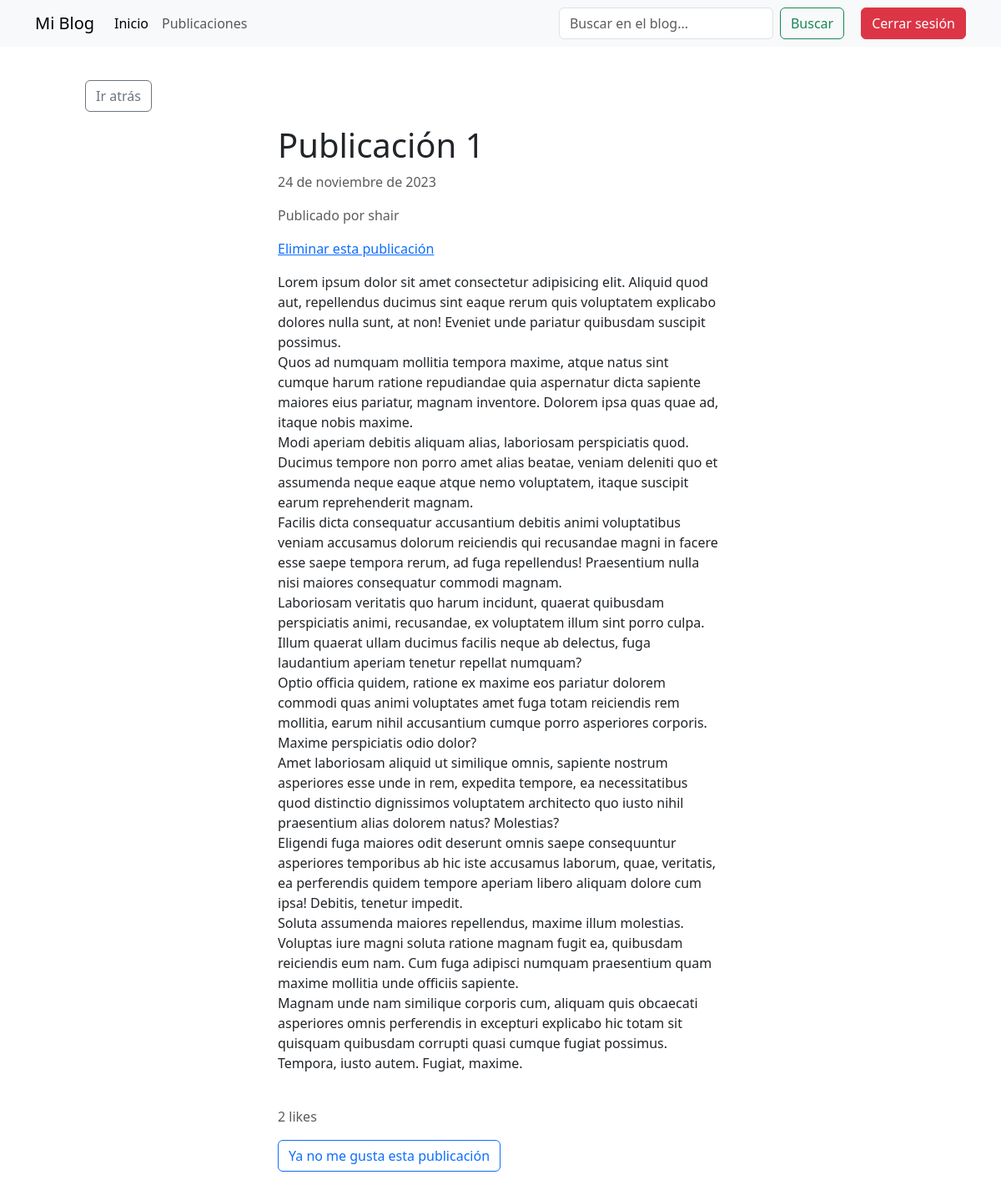
/1/ (signed in), run on the app's committed database.
### blog/models.py (models this page shows)
class Post(models.Model):
    title = models.CharField(max_length=255)
    content = HTMLField()
    date = models.DateField(auto_now_add=True)
    author = models.ForeignKey(User, on_delete=models.CASCADE)
    featured = models.BooleanField(default=False)
    likes = models.ManyToManyField(User, related_name='likes', blank=True)

### blog/views.py (the view)
# urls.py: path('<int:pk>/', DetailPostView.as_view(), name='detail_post'),
class DetailPostView(DetailView):
    model = Post
    template_name = 'blog/blog_post.html'
    def get_context_data(self, *args, **kwargs):
        context = super(DetailPostView, self).get_context_data(*args, **kwargs)
        context['liked_by_user'] = False
        post = Post.objects.get(id=self.kwargs.get('pk'))
        if post.likes.filter(pk=self.request.user.id).exists():
            context['liked_by_user'] = True
        return context

### blog/templates/blog/blog_post.html (shortened to what this page needs)
{% extends 'blog/base.html' %} {% block content %}
<div class="row">
  <div class="col-md-4 col-12 mx-md-5 mx-2 mt-md-3 my-3">
    <a class="btn btn-outline-secondary" href="{% url 'index' %}">Ir atrás</a>
  </div>
</div>
<div class="row">
  <div class="col-md-6 col-11 mx-md-auto mb-3 pb-2 mx-3">
    <h1>{{ object.title }}</h1>
    <p class="text-muted">{{ object.date }}</p>
    <p class="text-muted">Publicado por {{ object.author.username }}</p>
    {% if request.user.username == object.author.username %}
    <div class="pb-3">
      <a href="{% url 'delete_post' object.pk %}">Eliminar esta publicación</a>
    </div>
    {% endif %}
    <div>{{ object.content|safe }}</div>
  </div>
</div>
<div class="row my-3">
  <div class="col-md-6 col-12 mx-md-auto mx-3">
    {% if object.likes.count == 1 %}
    <p class="text-muted">{{ object.likes.count }} like</p>
    {% else %}
    <p class="text-muted">{{ object.likes.count }} likes</p>
    {% endif %} {% if request.user.is_authenticated %} {% if liked_by_user %}
    <form method="POST" action="{% url 'like_post' object.id %}">
      <button class="btn btn-outline-primary">
        Ya no me gusta esta publicación
      </button>
    </form>
    {% else %}
    <form method="POST" action="{% url 'like_post' object.id %}">
      {% csrf_token %}
      <button class="btn btn-outline-primary">Me gusta esta publicación</button>
    </form>
    {% endif %} {% else %}
    <a href="{% url 'login' %}" class="btn btn-outline-primary">
      Inicia sesión para dar like
    </a>
    {% endif %}
  </div>
</div>
{% endblock content %}

### data on the page
Post: title "Publicación 1", date "24 de noviembre de 2023", author.username "shair", content "Lorem ipsum dolor sit amet consectetur adipisicing elit. Aliquid quod aut, repellendus ducimus sint eaque rerum quis voluptatem explicabo dolores nulla sunt, at non! Eveniet unde pariatur quibusdam suscipit possimus. Quos ad numquam mollitia tempora maxime, atque natus sint cumque harum ratione repudiandae quia aspernatur dicta sapiente maiores eius pariatur, magnam inventore. Dolorem ipsa quas quae ad, itaque nobis maxime. Modi aperiam debitis aliquam alias, laboriosam perspiciatis quod. Ducimus tempore non porro amet alias beatae, veniam deleniti quo et assumenda neque eaque atque nemo voluptatem, itaque suscipit earum reprehenderit magnam. Facilis dicta consequatur accusantium debitis…", likes.count "2"
